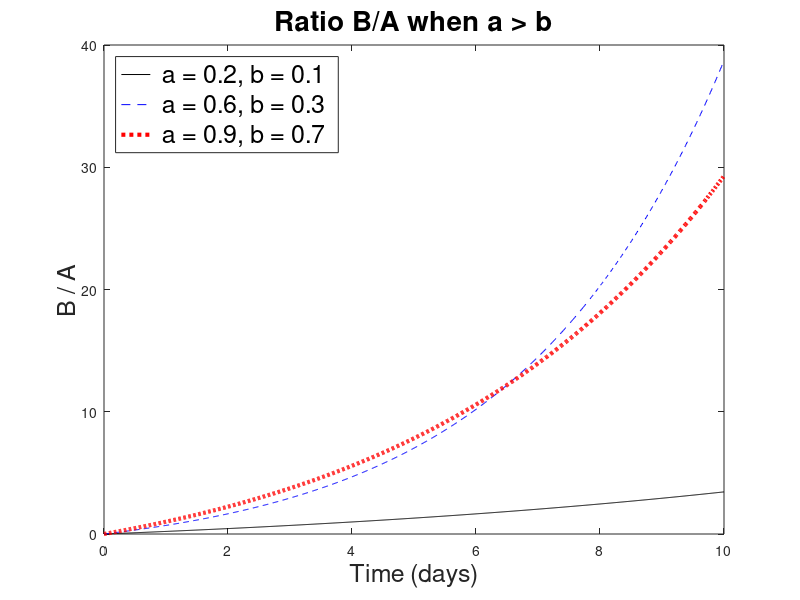

MATLAB code to generate this figure:
% Radioactive Chain of Three Elements
% Chain: Bi210 -> Po210 -> Pb206
% MTH/CSC 4170
% a>b
%% Clear workspace
clear all;
%% Initialize variables
% Set up the time increment and vector (array) of x (time) values
deltaX = 0.01;      % time step (days)
tf = 10;           % final time (days)
x = 0:deltaX:tf;    % time vector (days)
% Constants
a1 = 0.2;   b1 = 0.1;     % decay rates, case 1 (1/day)
a2 = 0.6;   b2 = 0.3;     % decay rates, case 2 (1/day)
a3 = 0.9;   b3 = 0.7;     % decay rates, case 3 (1/day)
A0 = 1;                     % initial mass of substanceA (g)
% Set up stock variables and initial conditions
% B/A
A1(1) = A0;   B1(1) = 0;    % case 1 mass vectors (g)
A2(1) = A0;   B2(1) = 0;    % case 2 mass vectors (g)
A3(1) = A0;   B3(1) = 0;    % case 3 mass vectors (g)
%% Main loop
for i = 2:length(x)
    % Update each case (Forward Euler)
    A1(i) = A1(i-1) + (-a1*A1(i-1)) * deltaX;
    B1(i) = B1(i-1) + (a1*A1(i-1) - b1*B1(i-1)) * deltaX;
    A2(i) = A2(i-1) + (-a2*A2(i-1)) * deltaX;
    B2(i) = B2(i-1) + (a2*A2(i-1) - b2*B2(i-1)) * deltaX;
    A3(i) = A3(i-1) + (-a3*A3(i-1)) * deltaX;
    B3(i) = B3(i-1) + (a3*A3(i-1) - b3*B3(i-1)) * deltaX;
end
%% Plot Solutions
% Plot the ratios B/A over time
figure()
plot(x, B1./A1, 'k', x, B2./A2, 'b--', x, B3./A3, 'r:', 'LineWidth', 3.0);

% Label both axes
xlabel('Time (days)', 'fontsize', 18);
ylabel('B / A', 'fontsize', 18);

% Add legend
legend({' a = 0.2, b = 0.1', ' a = 0.6, b = 0.3', ' a = 0.9, b = 0.7'}, ...
    'fontsize', 18, 'location', 'northwest');

% Add plot title
title(['Ratio B/A when a > b'], 'fontsize', 20);
